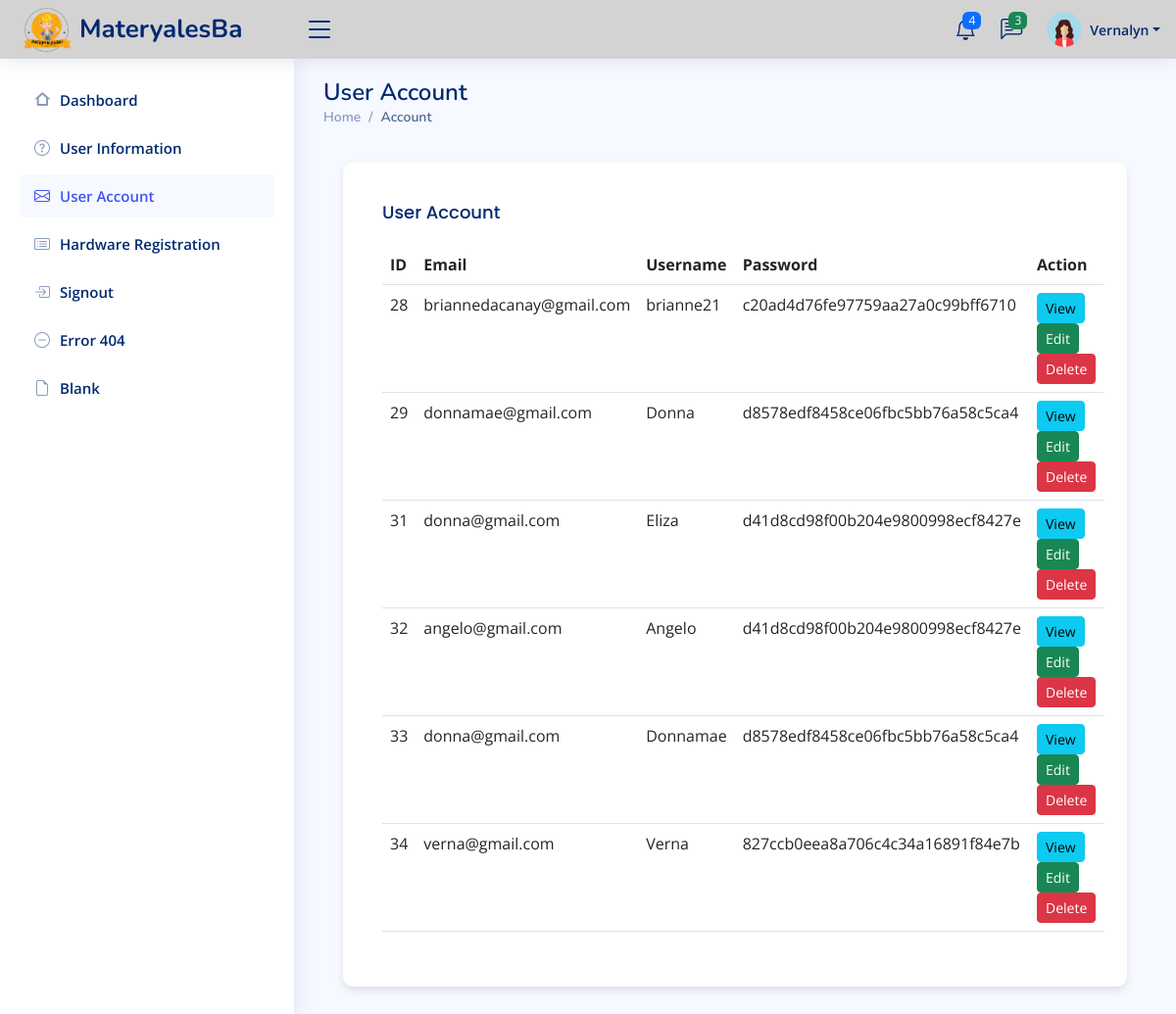
/system2/admin_user_account.php (signed in), run on the app's committed database.
### tables this page shows
CREATE TABLE `user_form` (
  `id` int(255) NOT NULL,
  `name` varchar(255) NOT NULL,
  `gender` varchar(255) NOT NULL,
  `address` varchar(255) NOT NULL,
  `contact` varchar(255) NOT NULL,
  `email` varchar(255) NOT NULL,
  `username` varchar(255) NOT NULL,
  `password` varchar(255) NOT NULL,
  `user_type` varchar(255) NOT NULL DEFAULT '',
  `image` varchar(255) NOT NULL,
  `date` date NOT NULL DEFAULT current_timestamp()
);

### system2/admin_user_account.php (the view, shortened to what this page needs)
<?php
include 'config.php';
$admin_id = $_SESSION['admin_id'];
?>
<!DOCTYPE html>
<html lang="en">
<head>
  <link href="assets/vendor/bootstrap/css/bootstrap.min.css" rel="stylesheet">
  <link href="assets/vendor/bootstrap-icons/bootstrap-icons.css" rel="stylesheet">
  <link href="assets/vendor/boxicons/css/boxicons.min.css" rel="stylesheet">
  <link href="assets/vendor/quill/quill.snow.css" rel="stylesheet">
  <link href="assets/vendor/quill/quill.bubble.css" rel="stylesheet">
  <link href="assets/vendor/remixicon/remixicon.css" rel="stylesheet">
  <link href="assets/vendor/simple-datatables/style.css" rel="stylesheet">
  <link href="assets/css/style.css" rel="stylesheet">
</head>
<body>
<header id="header" class="header fixed-top d-flex align-items-center">
    <div class="d-flex align-items-center justify-content-between">
      <a href="index.html" class="logo d-flex align-items-center">
        <img src="assets/img/materyalesba.png" alt="">
        <span class="d-none d-lg-block">MateryalesBa</span>
      </a>
      <i class="bi bi-list toggle-sidebar-btn"></i>
    </div>
    <nav class="header-nav ms-auto">
      <ul class="d-flex align-items-center">
        <li class="nav-item dropdown">
          <a class="nav-link nav-icon" href="#" data-bs-toggle="dropdown">
            <i class="bi bi-bell"></i>
            <span class="badge bg-primary badge-number">4</span>
          </a>
            </li>
          </ul>
        <li class="nav-item dropdown">
          <a class="nav-link nav-icon" href="#" data-bs-toggle="dropdown">
            <i class="bi bi-chat-left-text"></i>
            <span class="badge bg-success badge-number">3</span>
          </a>
        </li>
        <li class="nav-item dropdown pe-3">
            <?php
            $select_profile = $conn->prepare("SELECT * FROM `user_form` WHERE id = ?");
            $select_profile->execute([$admin_id]);
            $fetch_profile = $select_profile->fetch(PDO::FETCH_ASSOC);
            ?>
          <a class="nav-link nav-profile d-flex align-items-center pe-0" href="#" data-bs-toggle="dropdown">
            <img src="uploaded_img/<?= $fetch_profile['image']; ?>" alt=""class="rounded-circle">
            <span class="d-none d-md-block dropdown-toggle ps-2"><?= $fetch_profile['name']; ?></span>
          </a>
        </li>
    </nav>
  </header>
<aside id="sidebar" class="sidebar">
<ul class="sidebar-nav" id="sidebar-nav">
  <li class="nav-item">
    <a class="nav-link collapsed" href="admin_dashboard.php">
      <i class="ri-home-2-line"></i>
      <span>Dashboard</span>
    </a>
  </li>
  <li class="nav-item">
    <a class="nav-link collapsed" href="admin_user_information.php">
      <i class="bi bi-question-circle"></i>
      <span>User Information</span>
    </a>
  </li>
  <li class="nav-item">
    <a class="nav-link" href="admin_user_account.php">
      <i class="bi bi-envelope"></i>
      <span>User Account</span>
    </a>
  </li>
  <li class="nav-item">
    <a class="nav-link collapsed" href="admin_hardware.php">
      <i class="bi bi-card-list"></i>
      <span>Hardware Registration</span>
    </a>
  </li>
  <li class="nav-item">
    <a class="nav-link collapsed" href="login_form.php">
      <i class="bi bi-box-arrow-in-right"></i>
      <span>Signout</span>
    </a>
  </li>
  <li class="nav-item">
    <a class="nav-link collapsed" href="pages-error-404.html">
      <i class="bi bi-dash-circle"></i>
      <span>Error 404</span>
    </a>
  </li>
  <li class="nav-item">
    <a class="nav-link collapsed" href="pages-blank.html">
      <i class="bi bi-file-earmark"></i>
      <span>Blank</span>
    </a>
  </li>
</ul>
</aside>
<main id="main" class="main">
<div class="pagetitle">
  <h1>User Account</h1>
  <nav>
    <ol class="breadcrumb">
      <li class="breadcrumb-item"><a href="index.html">Home</a></li>
      <li class="breadcrumb-item active">Account</li>
    </ol>
  </nav>
</div>
<section class="section">
  <div class="row">
    <div class="col-lg-12">
      <div class="card">
        <div class="card-body">
          <h5 class="card-title">User Account</h5>
          <table class="table">
            <thead>
              <tr>
                <th scope="col">ID</th>
                <th scope="col">Email</th>
                <th scope="col">Username</th>
                <th scope="col">Password</th>
                <th scope="col">Action</th>
              </tr>
            </thead>
            <tbody>
              <?php
              $query = "SELECT * FROM user_form";
              $stmt = $conn->query($query);
              while ($row = $stmt->fetch(PDO::FETCH_ASSOC)) {
              ?>
                <tr>
                  <td><?php echo $row['id']; ?></td>
                  <td><?php echo $row['email']; ?></td>
                  <td><?php echo $row['username']; ?></td>
                  <td><?php echo $row['password']; ?></td>
                  <td>
                    <a href="student-view.php?id=<?= $row['id']; ?>" class="btn btn-info btn-sm">View</a>
                    <a href="student-edit.php?id=<?= $row['id']; ?>" class="btn btn-success btn-sm">Edit</a>
                    <form action="code.php" method="POST" class="d-inline">
                      <button type="submit" name="delete_student" value="<?= $row['id']; ?>" class="btn btn-danger btn-sm">Delete</button>
                    </form>
                  </td>
                </tr>
              <?php } ?>
            </tbody>
          </table>
        </div>
      </div>
    </div>
  </div>
</section>
</main>
</body>
</html>

### system2/assets/css/style.css (style rules this page uses)
:root { scroll-behavior: smooth; }
body { font-family: "Open Sans", sans-serif; background: #f6f9ff; color: #444444; }
a { color: #4154f1; text-decoration: none; }
h1, h2, h3, h4, h5, h6 { font-family: "Nunito", sans-serif; }
#main { margin-top: 60px; padding: 20px 30px; transition: all 0.3s; }
.pagetitle { margin-bottom: 10px; }
.pagetitle h1 { font-size: 24px; margin-bottom: 0; font-weight: 600; color: #012970; }
.card { margin-bottom: 30px; border: none; border-radius: 5px; box-shadow: 0px 0 30px rgba(1, 41, 112, 0.1); }
.card-title { padding: 20px 0 15px 0; font-size: 18px; font-weight: 500; color: #012970; font-family: "Poppins", sans-serif; }
.card-body { padding: 0 20px 20px 20px; }
.breadcrumb { font-size: 14px; font-family: "Nunito", sans-serif; color: #899bbd; font-weight: 600; }
.breadcrumb a { color: #899bbd; transition: 0.3s; }
.breadcrumb .breadcrumb-item::before { color: #899bbd; }
.breadcrumb .active { color: #51678f; font-weight: 600; }
.logo { line-height: 1; }
@media (min-width: 1200px) { .logo { width: 280px; } }
.logo img { max-height: 55px; margin-right: 6px; }
.logo span { font-size: 26px; font-weight: 700; color: #012970; font-family: "Nunito", sans-serif; }
.header { transition: all 0.5s; z-index: 997; height: 60px; box-shadow: 0px 2px 20px rgba(1, 41, 112, 0.1); background-color: lightgrey; padding-left: 20px; }
.header .toggle-sidebar-btn { font-size: 32px; padding-left: 10px; cursor: pointer; color: #012970; }
.header-nav ul { list-style: none; }
.header-nav>ul { margin: 0; padding: 0; }
.header-nav .nav-icon { font-size: 22px; color: #012970; margin-right: 25px; position: relative; }
.header-nav .nav-profile { color: #012970; }
.header-nav .nav-profile img { max-height: 36px; }
.header-nav .nav-profile span { font-size: 14px; font-weight: 600; }
.header-nav .badge-number { position: absolute; inset: -2px -5px auto auto; font-weight: normal; font-size: 12px; padding: 3px 6px; }
.sidebar { position: fixed; top: 60px; left: 0; bottom: 0; width: 300px; z-index: 996; transition: all 0.3s; padding: 20px; overflow-y: auto; scrollbar-width: thin; scrollbar-color: #aab7cf transparent; box-shadow: 0px 0px 20px rgba(1, 41, 112, 0.1); background-color: #fff; }
@media (min-width: 1200px) { #main, #footer { margin-left: 300px; } }
.sidebar-nav { padding: 0; margin: 0; list-style: none; }
.sidebar-nav li { padding: 0; margin: 0; list-style: none; }
.sidebar-nav .nav-item { margin-bottom: 5px; }
.sidebar-nav .nav-link { display: flex; align-items: center; font-size: 15px; font-weight: 600; color: #4154f1; transition: 0.3; background: #f6f9ff; padding: 10px 15px; border-radius: 4px; }
.sidebar-nav .nav-link i { font-size: 16px; margin-right: 10px; color: #4154f1; }
.sidebar-nav .nav-link.collapsed { color: #012970; background: #fff; }
.sidebar-nav .nav-link.collapsed i { color: #899bbd; }
.card { background-color: white; border: 0px solid #ccc; }
.card { box-shadow: 0 4px 8px rgba(0, 0, 0, 0.1); border-radius: 10px; padding: 20px; margin: 20px; }

### data on the page
user_form: image (picture), name "Vernalyn", id "34", email "verna@gmail.com", username "Verna", password "827ccb0eea8a706c4c34a16891f84e7b"
user_form: id "28", email "briannedacanay@gmail.com", username "brianne21", password "c20ad4d76fe97759aa27a0c99bff6710"
user_form: id "29", email "donnamae@gmail.com", username "Donna", password "d8578edf8458ce06fbc5bb76a58c5ca4"
user_form: id "31", email "donna@gmail.com", username "Eliza", password "d41d8cd98f00b204e9800998ecf8427e"
user_form: id "32", email "angelo@gmail.com", username "Angelo", password "d41d8cd98f00b204e9800998ecf8427e"
user_form: id "33", email "donna@gmail.com", username "Donnamae", password "d8578edf8458ce06fbc5bb76a58c5ca4"
